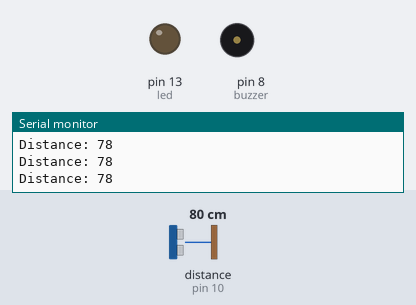
A sketch run on a simulated Arduino Uno, built with avr-gcc and run on an emulated ATmega328P. On the bench: output pins drawn as LEDs (lit = HIGH), buzzer (waves = sounding, pin HIGH), the last lines printed to the serial monitor. Wiring (inferred from the names in the program): ultrasonic range finder: trigger pin 9; echo pin 10. The inputs (shaded band) are chosen by the test bench; at power-on: distance to the obstacle (sensor on pin 10) 80 cm. The echo pulse lasts 58.3 µs per cm; pins used as bus, display or sensor lines are not drawn.

Above: at 1.2 s.
1.3 s: distance to the obstacle (sensor on pin 10) set to 14 cm
2.8 s: distance to the obstacle (sensor on pin 10) set to 11 cm
At 3.8 s:
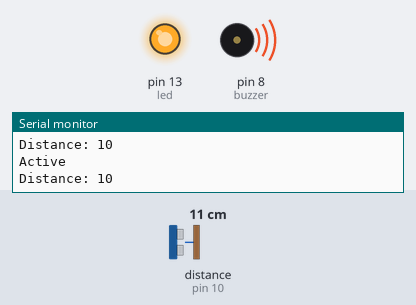
4.3 s: distance to the obstacle (sensor on pin 10) set to 120 cm
At 5.0 s:
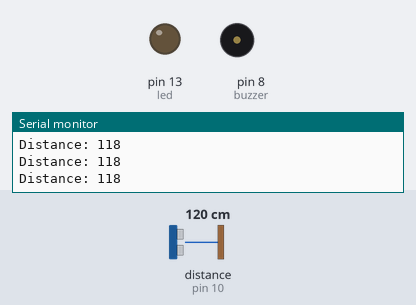
Timing chart, 0 to 7.3 s (numbered marks = the images above; inputs shaded):
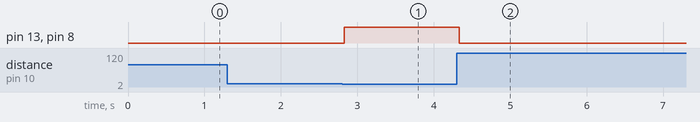

Measured:
- the behaviour switches between 13 and 12 cm on distance to the obstacle (sensor on pin 10) (found by bisection; images 0 and 1)
- after the input at 2.8 s, pin 13 (led), pin 8 (buzzer): LOW → HIGH at once
- after the input at 4.3 s, pin 13 (led), pin 8 (buzzer): HIGH → LOW at once

The sketch:

ultrasonic.ino
```cpp
// defines pins numbers
const int trigPin = 9;
const int echoPin = 10;
const int led = 13;
const int buzzer = 8;

// defines variables
long duration;
int distance;

void setup() {
pinMode(trigPin, OUTPUT); // Sets the trigPin as an Output
pinMode(echoPin, INPUT);// Sets the echoPin as an Input
pinMode(led, OUTPUT);
pinMode(buzzer, OUTPUT);
Serial.begin(9600); // Starts the serial communication
}

void loop() {
delay(1);
// Clears the trigPin
digitalWrite(trigPin, LOW);
delayMicroseconds(2);

// Sets the trigPin on HIGH state for 10 micro seconds
digitalWrite(trigPin, HIGH);
delayMicroseconds(10);
digitalWrite(trigPin, LOW);

// Reads the echoPin, returns the sound wave travel time in microseconds
duration = pulseIn(echoPin, HIGH);

// Calculating the distance
distance= duration*0.034/2;

// Prints the distance on the Serial Monitor
Serial.print("Distance: ");
Serial.println(distance);
if(distance < 12){
  Serial.println("Active");
  digitalWrite(led, HIGH);
  digitalWrite(buzzer, HIGH);
}else{
  digitalWrite(led, LOW);
  digitalWrite(buzzer, LOW);
}
}
```
